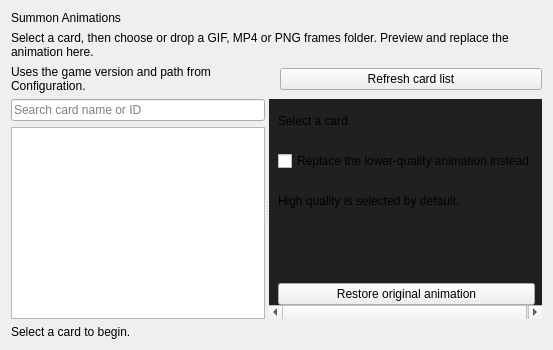
<?xml version="1.0" encoding="UTF-8"?>
<ui version="4.0"><class>SummonAnimation</class><widget class="QWidget" name="SummonAnimation">
<layout class="QVBoxLayout" name="verticalLayout">
<item><widget class="QLabel" name="title"><property name="text"><string>Summon Animations</string></property></widget></item>
<item><widget class="QLabel" name="notice"><property name="text"><string>Select a card, then choose or drop a GIF, MP4 or PNG frames folder. Preview and replace the animation here.</string></property><property name="wordWrap"><bool>true</bool></property></widget></item>
<item><layout class="QHBoxLayout" name="configurationLayout">
<item><widget class="QLabel" name="configurationSummary"><property name="wordWrap"><bool>true</bool></property><property name="text"><string>Uses the game version and path from Configuration.</string></property></widget></item>
<item><widget class="QPushButton" name="refreshButton"><property name="text"><string>Refresh card list</string></property></widget></item>
</layout></item>
<item><widget class="QSplitter" name="splitter"><property name="orientation"><enum>Qt::Horizontal</enum></property>
<widget class="QWidget" name="cardsPanel"><layout class="QVBoxLayout" name="cardsLayout">
<property name="leftMargin"><number>0</number></property><property name="topMargin"><number>0</number></property><property name="rightMargin"><number>0</number></property><property name="bottomMargin"><number>0</number></property>
<item><widget class="QLineEdit" name="search"><property name="placeholderText"><string>Search card name or ID</string></property></widget></item>
<item><widget class="QListView" name="cardsView"/></item>
</layout></widget>
<widget class="QScrollArea" name="replacementScroll"><property name="styleSheet"><string notr="true">QScrollArea#replacementScroll { background-color: transparent; }
QWidget#replacementPanel { background-color: rgba(12, 12, 12, 0.7); }</string></property><property name="frameShape"><enum>QFrame::NoFrame</enum></property><property name="widgetResizable"><bool>true</bool></property><widget class="QWidget" name="replacementPanel"><layout class="QVBoxLayout" name="replacementLayout">
<property name="topMargin"><number>0</number></property><property name="bottomMargin"><number>0</number></property><property name="spacing"><number>8</number></property>
<item><widget class="QLabel" name="cardTitle"><property name="text"><string>Select a card</string></property><property name="wordWrap"><bool>true</bool></property></widget></item>
<item><widget class="QCheckBox" name="lowerQuality"><property name="text"><string>Replace the lower-quality animation instead</string></property><property name="toolTip"><string>Unchecked: replace high quality. Checked: replace lower quality. Shared-quality cards display a warning.</string></property></widget></item>
<item><widget class="QLabel" name="qualityHint"><property name="wordWrap"><bool>true</bool></property><property name="text"><string>High quality is selected by default.</string></property></widget></item>
<item><widget class="QWidget" name="editorHost"><layout class="QVBoxLayout" name="editorHostLayout">
<property name="leftMargin"><number>0</number></property><property name="topMargin"><number>0</number></property><property name="rightMargin"><number>0</number></property><property name="bottomMargin"><number>0</number></property>
</layout></widget></item>
<item><widget class="QPushButton" name="restoreButton"><property name="text"><string>Restore original animation</string></property></widget></item>
</layout></widget></widget></widget></item>
<item><widget class="QLabel" name="status"><property name="text"><string>Select a card to begin.</string></property><property name="wordWrap"><bool>true</bool></property></widget></item>
</layout></widget><resources/><connections/></ui>
